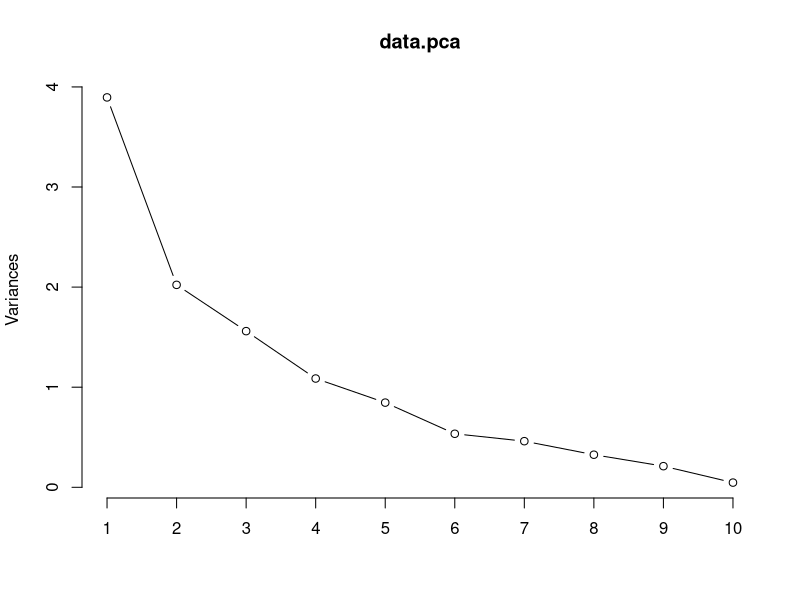

This chart was generated by the following R code:
setwd("C:\\Users\\aksha\\OneDrive\\Documents\\GitHub\\who-is-more-influential\\Data Analysis")
data=read.csv("train_new.csv")
head(data)
names(data)
data.pca <- prcomp(data[,3:13], center = TRUE, scale. = TRUE) 
print(data.pca)
#plot method
plot(data.pca, type = "l")
summary(data.pca)
#PC = predict(trans, iris[,1:4])
names(data.pca)
class(data.pca$x)
train.data=as.data.frame(data.pca$x)
train.data=train.data[,1:8]
train.data$Choice=data$data.Choice

#transform test into PCA
test=read.csv("test_new.csv")
test.data <- predict(data.pca, newdata = test)
test.data <- as.data.frame(test.data)
test.data=test.data[,1:8]

write.csv(train.data, "pca_delta_train.csv")
write.csv(test.data, "pca_delta_test.csv")
